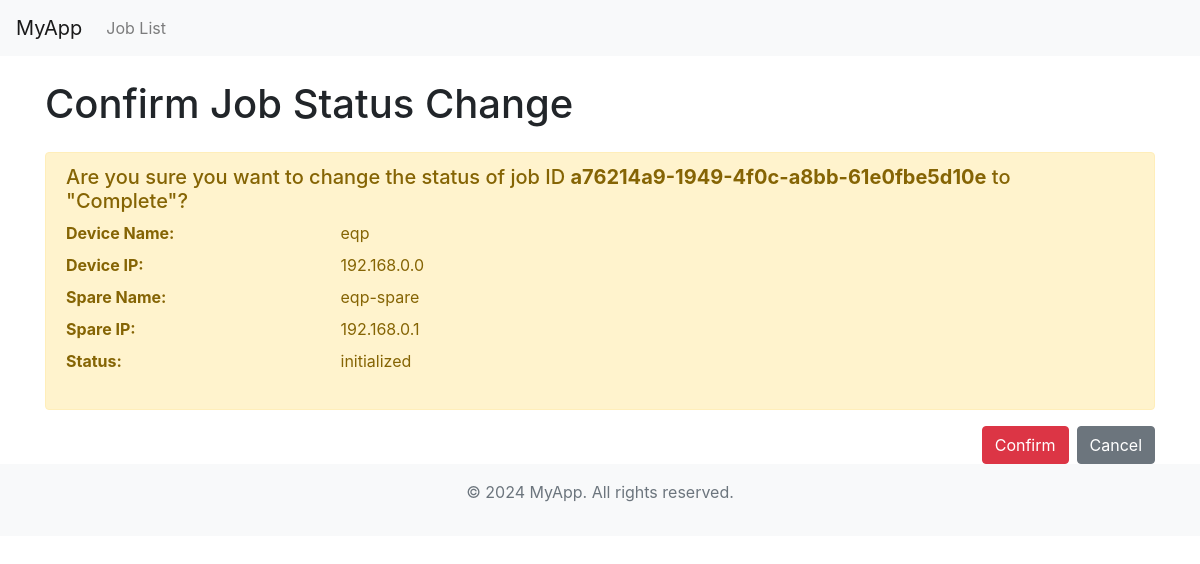
The app's page /jobapp/confirm_job_complete/a76214a9-1949-4f0c-a8bb-61e0fbe5d10e/, older data.
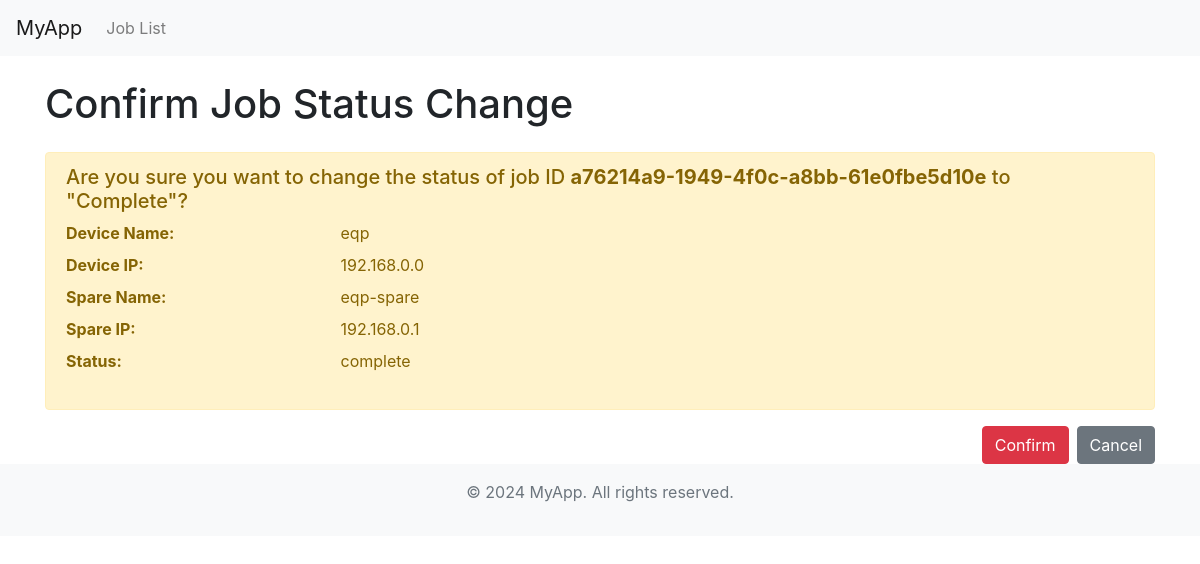
The same page, newer data.
### jobapp/models.py (models this page shows)
class Job(models.Model):
    job_id = models.UUIDField(default=uuid.uuid4, editable=False, primary_key=True)
    device_name = models.CharField(max_length=255)
    device_ip = models.GenericIPAddressField()
    spare_name = models.CharField(max_length=255)
    spare_ip = models.GenericIPAddressField()
    status = models.CharField(max_length=50)
    created = models.DateTimeField(auto_now_add=True)
    last_updated = models.DateTimeField(auto_now=True)

### jobapp/views.py (the view, shortened to what this page needs)
# urls.py: path('confirm_job_complete/<uuid:job_id>/', views.JobStatusUpdateView.as_view(), name='confirm_job_complete'),
class JobStatusUpdateView(View):
    def get(self, request, *args, **kwargs):
        job_id = kwargs.get('job_id')
        job = get_object_or_404(Job, job_id=job_id)
        return render(request, 'jobapp/confirm_job_complete.html', {'job': job})

### jobapp/templates/jobapp/confirm_job_complete.html (shortened to what this page needs)
{% extends 'base.html' %}
{% block content %}
    <div class="container mt-4">
        <h1 class="mb-4">Confirm Job Status Change</h1>
        <div class="alert alert-warning">
            <h5 class="mb-2">Are you sure you want to change the status of job ID <strong>{{ job.job_id }}</strong> to "Complete"?</h5>
            <dl class="row">
                <dt class="col-sm-3">Device Name:</dt>
                <dd class="col-sm-9">{{ job.device_name }}</dd>
                <dt class="col-sm-3">Device IP:</dt>
                <dd class="col-sm-9">{{ job.device_ip }}</dd>
                <dt class="col-sm-3">Spare Name:</dt>
                <dd class="col-sm-9">{{ job.spare_name }}</dd>
                <dt class="col-sm-3">Spare IP:</dt>
                <dd class="col-sm-9">{{ job.spare_ip }}</dd>
                <dt class="col-sm-3">Status:</dt>
                <dd class="col-sm-9">{{ job.status }}</dd>
            </dl>
        </div>
        <div class="d-flex justify-content-end">
            <form method="post" action="{% url 'jobs:confirm_job_complete' job.job_id %}" class="mr-2">
                <button type="submit" class="btn btn-danger">Confirm</button>
            </form>
            <a href="{% url 'jobs:job_list' %}" class="btn btn-secondary">Cancel</a>
        </div>
    </div>
{% endblock %}

Row changes from the older to the newer data that the page shows:
changed Job "eqp": status "initialized" → "complete"
